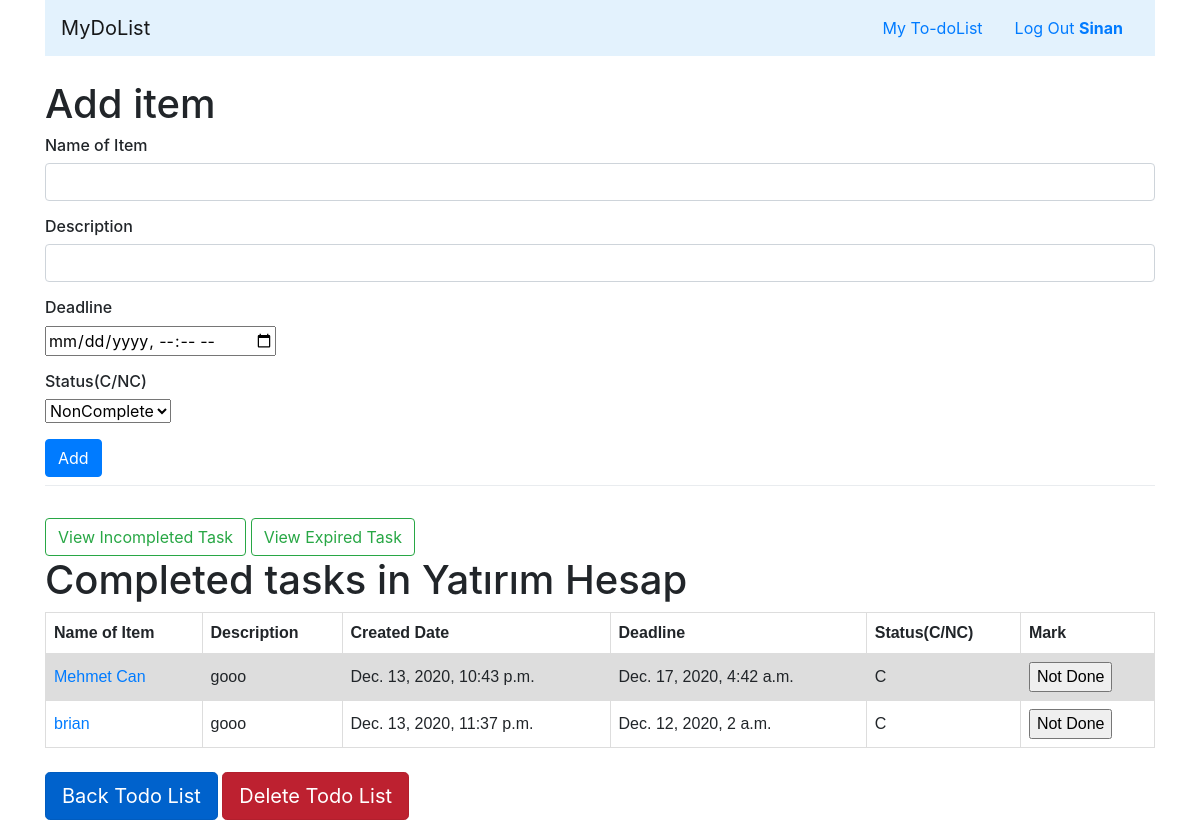
Screenshot of /todo/6/completed (signed in) with the database file from the repository.
### todo/models.py (models this page shows, shortened)
class User(AbstractUser):
    pass

class Dolist(models.Model):
    user_todo=models.ForeignKey(User, on_delete=models.CASCADE, related_name="user_todos")
    name_list=models.CharField(max_length=1024)
    item=models.ManyToManyField(Item, blank=True, related_name="item_list")

class Item(models.Model):
    name_item = models.CharField(max_length=1024)
    desciption=models.CharField(max_length=2048)
    create_date=models.DateTimeField(auto_now=True)
    deadline=models.DateTimeField(auto_now=False)
    status=models.CharField(max_length=2,choices=Item_CHOICES,default=NONCOMPLETE)

### todo/views.py (the view)
# urls.py: path("todo/<int:list_id>/completed",views.complete,name="complete"),
@login_required(login_url='/login')
def complete(request,list_id):
    todo = Dolist.objects.get(pk=list_id)
    todolists = todo.item.all().order_by('name_item')
    C = "C"
    return render(request, "todo/complete.html", {
        "todo": todo, "todolists": todolists, "C": C
    })

### todo/templates/todo/complete.html (shortened to what this page needs)
{% extends "todo/layout.html" %}
{% block body %}
<div class="container">
    <br>
    <h1>Add item</h1>
  <form action="{% url 'additem' todo.id %}"  method="post">
    <div class="form-group">
      <h6>Name of Item</h6>
      <input type="Text" class="form-control" name="name">
    </div>
    <div class="form-group">
      <h6>Description</h6>
      <input type="Text" class="form-control" name="description">
    </div>
    <div class="form-group">
        <h6>Deadline</h6>
      <input type="datetime-local" id="" name="deadline">
    </div>
    <div class="form-group">
        <h6>Status(C/NC)</h6>
        <select name="status">
           <option value="NC" selected>NonComplete</option>
        </select>
    </div>
    <button type="submit" class="btn btn-primary">Add</button>
  </form>
 <div class="dropdown-divider"></div>
    <br>
<a href="{%url 'listitem' todo.id%}" class="btn btn-outline-success">View Incompleted Task</a>
<a href="{%url 'expired' todo.id%}" class="btn btn-outline-success">View Expired Task</a>
    <h1>Completed tasks in {{ todo.name_list}}</h1>
<table>
  <tr>
    <th>Name of Item</th>
     <th>Description</th>
     <th>Created Date</th>
     <th>Deadline</th>
     <th>Status(C/NC)</th>
      <th>Mark</th>
  </tr>
    {% for todolist in todolists %}
    {% ifequal todolist.status  C  %}
  <tr>
    <td><a href=""> {{todolist.name_item}} </a></td>
    <td> {{todolist.desciption}} </td>
    <td> {{todolist.create_date}} </td>
    <td> {{todolist.deadline}} </td>
    <td> {{todolist.status}} </td>
     <td> <form action="{%url 'done' todo.id todolist.id %}" method="post">
    <input type="submit" value="Not Done">
</form> </td>
  </tr>
{% endifequal %}
  {% endfor %}
</table>
    <br>
    <a href="{%url 'todo' %}" class="btn btn-primary btn-lg active">Back Todo List</a>
    <a href="{%url 'deletetodo' todo.id %}" class="btn btn-danger btn-lg active">Delete Todo List</a>
</div>
{% endblock %}

### todo/templates/todo/layout.html (shortened to what this page needs)
{% load static %}
<!DOCTYPE html>
<html lang="en">
    <head>
        <link rel="stylesheet" href="https://stackpath.bootstrapcdn.com/bootstrap/4.4.1/css/bootstrap.min.css">
        <link href="{% static 'todo/style.css' %}" rel="stylesheet">
        <link rel="stylesheet" href="https://maxcdn.bootstrapcdn.com/bootstrap/4.0.0/css/bootstrap.min.css">
    </head>
    <header>
        <div class="container">
           <nav class="navbar navbar-light" style="background-color: #e3f2fd;">
            <a class="navbar-brand" href="{% url 'index' %}">MyDoList</a>
               <ul class="nav">
          {% if user.is_authenticated %}
            <li class="nav-item">
                <a class="nav-link" href="{% url 'todo' %}">My To-doList</a>
            </li>
            <li class="nav-item">
                    <a class="nav-link" href="{% url 'logout' %}">Log Out <strong>{{ user.username }}</strong> </a>
            </li>
        {% endif %}
        </header>
    <body>
        {% block body %}
        {% endblock %}
    </body>
</html>

### todo/static/todo/style.css (style rules this page uses)
table { font-family: arial, sans-serif; border-collapse: collapse; width: 100%; }
td, th { border: 1px solid #dddddd; text-align: left; padding: 8px; }
tr:nth-child(even) { background-color: #dddddd; }

### rows the page displays
User: username "Sinan"
Dolist: name_list "Yatırım Hesap"
Item: name_item "Mehmet Can", desciption "gooo", create_date "Dec. 13, 2020, 10:43 p.m.", deadline "Dec. 17, 2020, 4:42 a.m.", status "C"
Item: name_item "brian", desciption "gooo", create_date "Dec. 13, 2020, 11:37 p.m.", deadline "Dec. 12, 2020, 2 a.m.", status "C"
